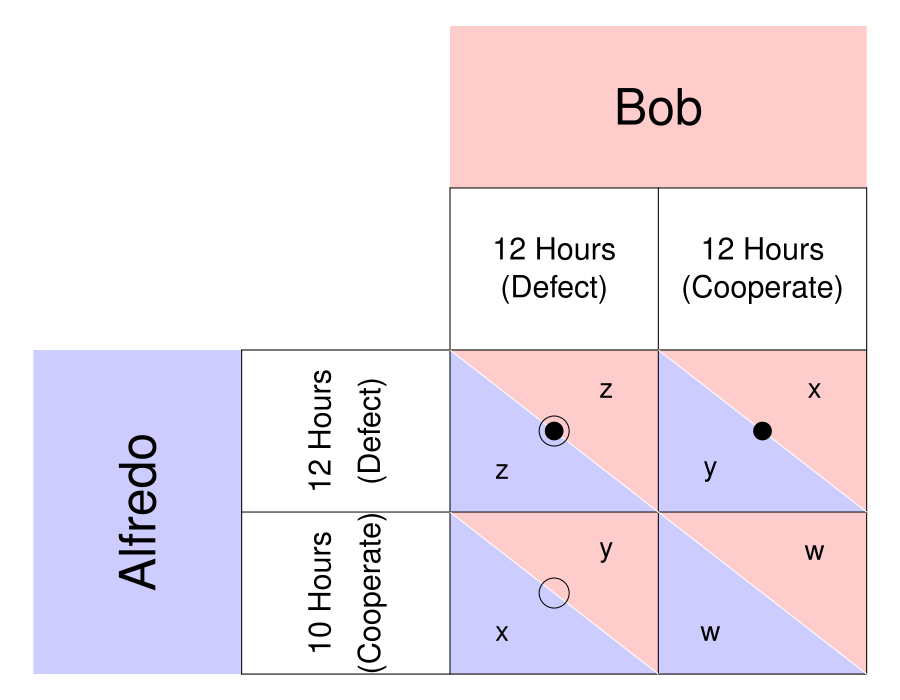

The script that saved this image:
require(ggplot2)
require(shape)
pdf(file = "society/matrix_fishermen_inverted.pdf", width = 9, height = 7)

par(mar =  c(0, 0, 0, 0))
xlims <- c(0, 8)
ylims <- c(0, 8)

#TextSizes
PlayerSize <- 3
StratSize <- 1.8
PayoffSize <- 1.7
p1fadelevel <- 0.2
p2fadelevel <- 0.2

#Payoffs are listed as c("NW", "SW", "NE", "SE")

#Considerations for Player 1
P1Name <- c("Alfredo")
P1Strat <- c("12 Hours", "10 Hours")
P1Strat2 <- c("(Defect)", "(Cooperate)")
P1Payoffs <- c("z", "x", "y", "w")
P1BR1 <- c("NW") #Must be NW or SW - the BR prints accordingly. 
P1BR2 <- c("NE") #Must be NE or SE - the BR prints accordingly. 
P1bestsize <- 2.5 #Adjusts size of point indicating best response of P1
#NW = (5, 3); SW = (5,1); NE = (7, 3); SE = (7, 1)

#Considerations for Player 2
P2Name <- c("Bob")
P2Strat <- c("12 Hours", "12 Hours")
P2Strat2 <- c("(Defect)", "(Cooperate)")
P2Payoffs <- c("z", "y", "x", "w")
P2BR1 <- c("NW") #Must be NW or SW - the BR prints accordingly. 
P2BR2 <- c("SW") #Must be NE or SE - the BR prints accordingly. 
P2bestsize <- 4 #Adjusts size of circle indicating best response of P1

plot(0, 0, xlim = xlims, ylim = ylims, type = "n",
     xlab = expression(""),
     ylab = expression(""),
     xaxt = "n", 
     yaxt = "n", 
     cex.lab = 2, 
     bty = "n")



#Color and label for Player 1 and their strategies
polygon(c(0,0,2,2,0), c(0,4,4,0,0), col=rgb(0, 0, 1, p1fadelevel), density=NULL, border = NA)
text(1, 2, P1Name[1], srt = 90, cex = PlayerSize)

text(2.75, 3, P1Strat[1], cex = StratSize, srt = 90)
text(3.25, 3, P1Strat2[1], cex = StratSize, srt = 90)
text(2.75, 1, P1Strat[2], cex = StratSize, srt = 90)
text(3.25, 1, P1Strat2[2], cex = StratSize, srt = 90)


#Color and label for Player 2
polygon(c(4,4,8,8,4), c(8,6,6,8,8), col=rgb(1, 0, 0, p2fadelevel), density=NULL, border = NA)
text(6, 7, P2Name[1], cex = PlayerSize)

text(5, 5.25, P2Strat[1], cex = StratSize)
text(5, 4.75, P2Strat2[1], cex = StratSize)
text(7, 5.25, P2Strat[2], cex = StratSize)
text(7, 4.75, P2Strat2[2], cex = StratSize)

#NorthWest cell 
#P1
polygon(c(4,4,6,4), c(4,2,2,4), col=rgb(0, 0, 1, p1fadelevel), density=NULL, border = NA)
#P2
polygon(c(4,6,6,4), c(4,4,2,4), col=rgb(1, 0, 0, p2fadelevel), density=NULL, border = NA)

#P1
text(4.5, 2.5, P1Payoffs[1], cex = PayoffSize)
#P2
text(5.5, 3.5, P2Payoffs[1], cex = PayoffSize)

#SouthWest cell  
#P1
polygon(c(4,4,6,4), c(2,0,0,2), col=rgb(0, 0, 1, p1fadelevel), density=NULL, border = NA)
#P2
polygon(c(4,6,6,4), c(2,2,0,2), col=rgb(1, 0, 0, p2fadelevel), density=NULL, border = NA)

#P1
text(4.5, 0.5, P1Payoffs[2], cex = PayoffSize)
#P2
text(5.5, 1.5, P2Payoffs[2], cex = PayoffSize)


#NorthEast cell 
#P1
polygon(c(6,6,8,6), c(4,2,2,4), col=rgb(0, 0, 1, p1fadelevel), density=NULL, border = NA)
#P2
polygon(c(6,8,8,6), c(4,4,2,4), col=rgb(1, 0, 0, p2fadelevel), density=NULL, border = NA)
#P1
text(6.5, 2.5, P1Payoffs[3], cex = PayoffSize)
#P2
text(7.5, 3.5, P2Payoffs[3], cex = PayoffSize)

#SouthEast cell 
#P1
polygon(c(6,6,8,6), c(2,0,0,2), col=rgb(0, 0, 1, p1fadelevel), density=NULL, border = NA)
#P2
polygon(c(6,8,8,6), c(2,2,0,2), col=rgb(1, 0, 0, p2fadelevel), density=NULL, border = NA)
#P1
text(6.5, 0.5, P1Payoffs[4], cex = PayoffSize)
#P2
text(7.5, 1.5, P2Payoffs[4], cex = PayoffSize)


#Lines for the Table
segments(8, 0, 8, 6, lty = 1, col = "black")
segments(4, 6, 8, 6, lty = 1, col = "black")
segments(2, 0, 2, 4, lty = 1, col = "black")
segments(2, 0, 8, 0, lty = 1, col = "black")
segments(2, 4, 8, 4, lty = 1, col = "black")
segments(4, 0, 4, 6, lty = 1, col = "black")
segments(2, 2, 8, 2, lty = 1, col = "black")
segments(6, 0, 6, 6, lty = 1, col = "black")

#Diagonals
#NW
segments(4, 4, 6, 2, lty = 1, col = "white")
#NE
segments(6, 4, 8, 2, lty = 1, col = "white")
#SW
segments(4, 2, 6, 0, lty = 1, col = "white")
#Se
segments(6, 2, 8, 0, lty = 1, col = "white")


#Best responses 
#P1 
if (P1BR1[1] == "NW"){
  points(5, 3, pch = 16, col = "black", cex = P1bestsize)
} else{points(5, 1, pch = 16, col = "black", cex = P1bestsize)
}

if (P1BR2[1] == "NE"){
  points(7, 3, pch = 16, col = "black", cex = P1bestsize)
} else{points(7, 1, pch = 16, col = "black", cex = P1bestsize)
}


#P2
if (P2BR1[1] == "NW"){
  points(5, 3, pch = 1, col = "black", cex = P2bestsize)
} else{points(7, 3, pch = 1, col = "black", cex = P2bestsize)
}

if (P2BR2[1] == "SW"){
  points(5, 1, pch = 1, col = "black", cex = P2bestsize)
} else{points(7, 1, pch = 1, col = "black", cex = P2bestsize)
}

dev.off()
